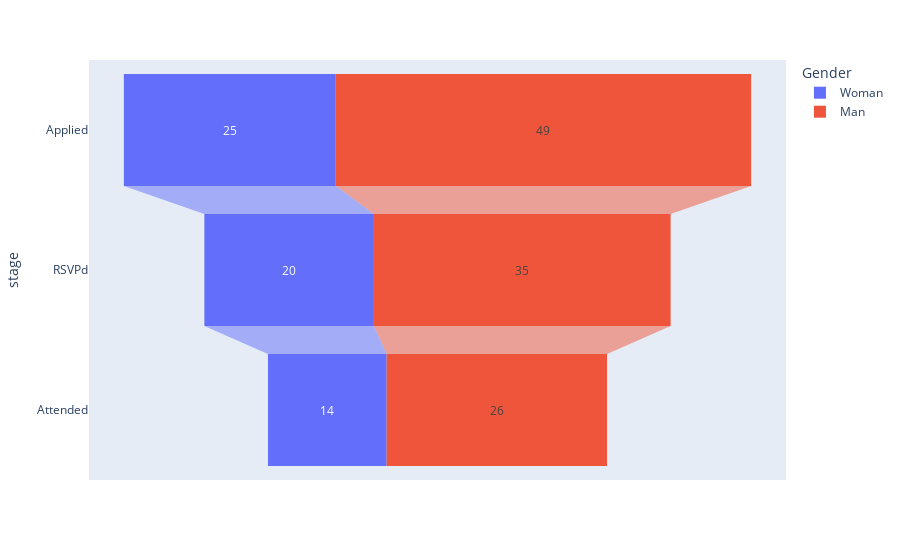

Notebook code cell kept with this figure:
### Code cell
# get data ready
import pandas as pd
stages = ["Applied", "RSVPd", "Attended"]
df_group1 = pd.DataFrame(dict(number=[25, 20, 14], stage=stages))
df_group1['Gender'] = 'Woman'
df_group2 = pd.DataFrame(dict(number=[49, 35, 26], stage=stages))
df_group2['Gender'] = 'Man'
df = pd.concat([df_group1, df_group2], axis=0)

# REFACTORED code

fig = plot_dict['funnel'](df, x='number', y='stage', color='Gender')
#fig = plot_dict['box'](df, x='number', y='stage', color='Gender')

fig.show()

### Figure 1 — Plotly figure (JSON) as saved in the notebook; plotly's stock layout.template omitted (floating-point values rounded to 4 significant figures)
{"data": [{"hovertemplate": "Gender=Woman<br>number=%{x}<br>stage=%{y}<extra></extra>", "legendgroup": "Woman", "marker": {"color": "#636efa"}, "name": "Woman", "orientation": "h", "showlegend": true, "type": "funnel", "x": [25, 20, 14], "xaxis": "x", "y": ["Applied", "RSVPd", "Attended"], "yaxis": "y"}, {"hovertemplate": "Gender=Man<br>number=%{x}<br>stage=%{y}<extra></extra>", "legendgroup": "Man", "marker": {"color": "#EF553B"}, "name": "Man", "orientation": "h", "showlegend": true, "type": "funnel", "x": [49, 35, 26], "xaxis": "x", "y": ["Applied", "RSVPd", "Attended"], "yaxis": "y"}], "layout": {"legend": {"title": {"text": "Gender"}, "tracegroupgap": 0}, "margin": {"t": 60}, "xaxis": {"anchor": "y", "domain": [0, 1], "title": {"text": "number"}}, "yaxis": {"anchor": "x", "domain": [0, 1], "title": {"text": "stage"}}}}
